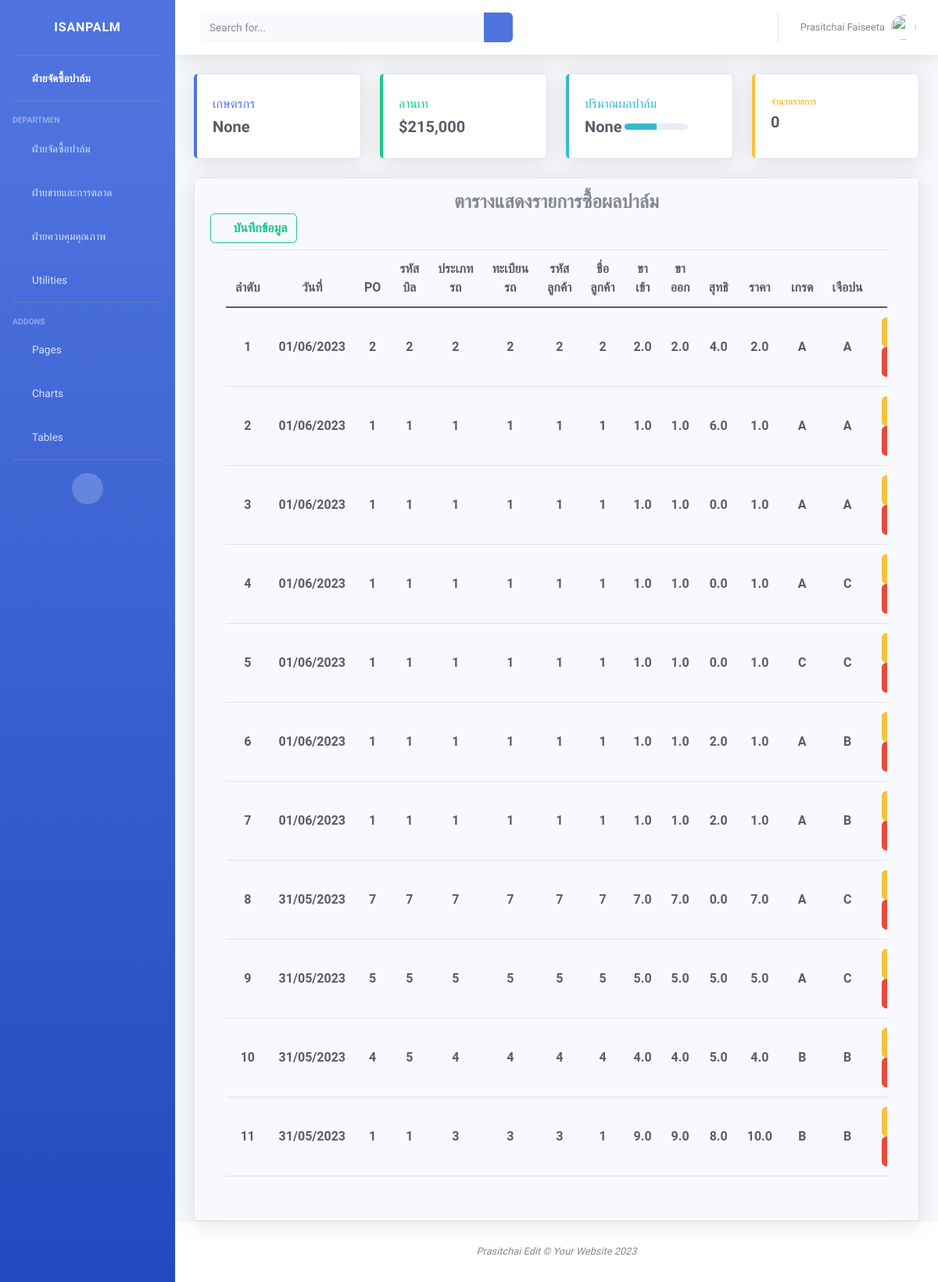
The app's page /rpo_po with its own data.
### myapp/models.py (models this page shows, shortened)
class Ffb(models.Model):
    poinvid = models.CharField(max_length=50)
    docudate = models.DateField(auto_now_add=True)
    billid = models.CharField(max_length=50)
    vendorcardid = models.CharField(max_length=50)
    typecarid = models.CharField(max_length=50)
    goodib = models.FloatField(default=0)
    goodob = models.FloatField(default=0)
    goodnet = models.FloatField(default=0)
    price1 = models.FloatField(default=0)
    amnt1 = models.FloatField(default=0)
    price2 = models.FloatField(default=0)
    amnt2 = models.FloatField(default=0)
    vendorcode = models.CharField(max_length=20)
    vendorname = models.CharField(max_length=100)
    statusbill = models.CharField(max_length=10, default='N', null=True)
    grade = models.CharField(max_length=10)
    impurity = models.CharField(max_length=5)
    scaler = models.CharField(max_length=5)
    docutype = models.IntegerField()

### myapp/views.py (the view)
# urls.py: path('rpo_po',views.rpo_po),
def rpo_po(request):
    all_ffb = Ffb.objects.all().order_by('-docudate','-billid')
    current_date = datetime.now().date()  # วันปัจจุบัน
    total_sum = Ffb.objects.filter(docudate=current_date).aggregate(sum=Sum('goodnet'))
    total_count = Ffb.objects.filter(docudate=current_date).count()
    return render(request,"palm/rpo_po.html",{"all_ffb":all_ffb,'total_sum': total_sum['sum'],'total_count': total_count})

### templates/palm/rpo_po.html (shortened to what this page needs)
{% extends "layouts/base.html" %}
{% block name %}
<div class="sidebar-brand-text mx-3">ISANPALM</div>
{% endblock %}
{% block Dashboard %}
<li class="nav-item active">
    <a class="nav-link" href="rpo_po">
    <i class="fas fa-fw fa-tachometer-alt"></i>
    <span>ฝ่ายจัดซื้อปาล์ม</span></a>
</li>
{% endblock Dashboard %}
{% block content %}
    <div class="row">
        <div class="col-xl-3 col-md-6 mb-4">
            <div class="card border-left-primary shadow h-100 py-2">
                <div class="card-body">
                    <div class="row no-gutters align-items-center">
                        <div class="col mr-2">
                            <div class="text-xs font-weight-bold text-primary text-uppercase mb-1">
                                <h6>เกษตรกร</h6></div>
                            <div class="h5 mb-0 font-weight-bold text-gray-800">
                                {{total_sum}}
                            </div>
                        </div>
                        <div class="col-auto">
                            <i class="fas fa-calendar fa-2x text-gray-300"></i>
                        </div>
                    </div>
                </div>
            </div>
        </div>
        <div class="col-xl-3 col-md-6 mb-4">
            <div class="card border-left-success shadow h-100 py-2">
                <div class="card-body">
                    <div class="row no-gutters align-items-center">
                        <div class="col mr-2">
                            <div class="text-xs font-weight-bold text-success text-uppercase mb-1">
                                <h6>ลานเท</h6></div>
                            <div class="h5 mb-0 font-weight-bold text-gray-800">$215,000</div>
                        </div>
                        <div class="col-auto">
                            <i class="fas fa-dollar-sign fa-2x text-gray-300"></i>
                        </div>
                    </div>
                </div>
            </div>
        </div>
        <div class="col-xl-3 col-md-6 mb-4">
            <div class="card border-left-info shadow h-100 py-2">
                <div class="card-body">
                    <div class="row no-gutters align-items-center">
                        <div class="col mr-1">
                            <div class="text-xs font-weight-bold text-info text-uppercase mb-1"><h6>ปริมาณผลปาล์ม</h6>
                            </div>
                            <div class="row no-gutters align-items-center">
                                <div class="col-auto">
                                    <div class="h5 mb-0 mr-1 font-weight-bold text-gray-800">{{total_sum}}</div>
                                </div>
                                <div class="col">
                                    <div class="progress progress-sm mr-2">
                                        <div class="progress-bar bg-info" role="progressbar"
                                            style="width: 50%" aria-valuenow="{{ total_sum }}"
                                            aria-valuemin="0" aria-valuemax="100"></div>
                                    </div>
                                </div>
                            </div>
                        </div>
                        <div class="col-auto">
                            <i class="fas fa-clipboard-list fa-2x text-gray-300"></i>
                        </div>
                    </div>
                </div>
            </div>
        </div>
        <div class="col-xl-3 col-md-6 mb-4">
            <div class="card border-left-warning shadow h-100 py-2">
                <div class="card-body">
                    <div class="row no-gutters align-items-center">
                        <div class="col mr-2">
                            <div class="text-xs font-weight-bold text-warning text-uppercase mb-1">จำนวนรายการ</div>
                            <div class="h5 mb-0 font-weight-bold text-gray-800">{{total_count}}</div>
                        </div>
                        <div class="col-auto">
                            <i class="fas fa-comments fa-2x text-gray-300"></i>
                        </div>
                    </div>
                </div>
            </div>
        </div>
        <div class="col-lg-12">
            <div class="card shadow">
                <div class="card-header py-3">
                    <div class="row d-flex">
                        <div class="col">
                            <h4 class="m-0 font-weight-bold text-center">ตารางแสดงรายการซื้อผลปาล์ม</h4>
                            <button class="btn btn-outline-success" data-toggle="modal" data-target="#add_ffb_Modal"><i class="fas fa-file-invoice"> บันทึกข้อมูล</i></button>
                        </div>
                    </div>
                    <div class="card-body py-2 ">
                        <div class="table-responsive">
                            <table class="table table-hover nowrap text-dark font-weight-bold" id="tb_PO" width="100%" cellspacing="0">
                                <thead>
                                    <tr>
                                        <th class="texe text-center">ลำดับ</th>
                                        <th class="texe text-center">วันที่</th>
                                        <th class="texe text-center">PO</th>
                                        <th class="texe text-center">รหัสบิล</th>
                                        <th class="texe text-center">ประเภทรถ</th>
                                        <th class="texe text-center">ทะเบียนรถ</th>
                                        <th class="texe text-center">รหัสลูกค้า</th>
                                        <th class="texe text-center">ชื่อลูกค้า</th>
                                        <th class="texe text-center">ขาเข้า</th>
                                        <th class="texe text-center">ขาออก</th>
                                        <th class="texe text-center">สุทธิ</th>
                                        <th class="texe text-center">ราคา</th>
                                        <th class="texe text-center">เกรด</th>
                                        <th class="texe text-center">เจือปน</th>
                                        <th colspan="2"class="texe text-center">เพิ่มเติม</th>
                                    </tr>
                                </thead>
                                <tbody>
                                    {% for ffb in all_ffb %}
                                    <tr>
                                        <th scope="row" class="texe text-center align-middle">{{ forloop.counter }}</th>
                                        <td class="texe text-center align-middle">{{ ffb.docudate|date:"d/m/Y" }}</td>
                                        <td class="texe text-center align-middle">{{ffb.poinvid}}</td>
                                        <td class="texe text-center align-middle">{{ffb.billid}}</td>
                                        <td class="texe text-center align-middle">{{ffb.typecarid}}</td>
                                        <td class="texe text-center align-middle">{{ffb.vendorcardid}}</td>
                                        <td class="texe text-center align-middle">{{ffb.vendorcode}}</td>
                                        <td class="texe text-center align-middle">{{ffb.vendorname}}</td>
                                        <td class="texe text-center align-middle">{{ffb.goodib}}</td>
                                        <td class="texe text-center align-middle">{{ffb.goodob}}</td>
                                        <td class="texe text-center align-middle">{{ffb.goodnet}}</td>
                                        <td class="texe text-center align-middle">{{ffb.price1}}</td>
                                        <td class="texe text-center align-middle">{{ffb.grade}}</td>
                                        <td class="texe text-center align-middle">{{ffb.impurity}}</td>
                                        <td class="texe text-center align-middle"><button class="btn btn-warning" data-toggle="modal" data-target="#edit_ffb_Modal{{ffb.id}}"></button>
                                            <a class=" btn btn-danger far fa-trash-alt" href="delete_f/{{ffb.id}}"
                                            onclick="return confirm('คุณต้องการลบข้อมูล {{ffb.id}} หรือไม่ ?')"
                                            ></a>
                                        </td>
                                      </tr>
                                     {% include 'palm/edit_rpo_po.html' %}
                                    {% endfor %}
                                </tbody>
                            </table>
                        </div>
                    </div>
                </div>
            </div>
        </div>
    </div>
{% endblock %}

### templates/palm/edit_rpo_po.html (shortened to what this page needs)
{% extends "palm/add_rpo_po.html" %}
{% block modal-id %} id="edit_ffb_Modal{{ffb.id}}" {% endblock modal-id %} data-backdrop
{% block modal-title %}<i calss="fas fa-plus">&nbsp;&nbsp; Edit  {% endblock modal-title %}

### templates/layouts/base.html (style rules this page uses)
tr { font-family: 'Roboto', sans-serif; }
span { font-family:'Prompt', sans-serif; }
h1,h2,h3,h5,h6 { font-family:'Prompt', sans-serif; }
div { font-family:'Prompt', sans-serif; }
body { font-family:'Prompt', sans-serif; }
i { font-family:'Prompt', sans-serif; }
a { font-family:'Prompt', sans-serif; }

### records on screen
Ffb: docudate "01/06/2023", poinvid "2", billid "2", typecarid "2", vendorcardid "2", vendorcode "2", vendorname "2", goodib "2.0", goodob "2.0", goodnet "4.0", price1 "2.0", grade "A", impurity "A"
Ffb: docudate "01/06/2023", poinvid "1", billid "1", typecarid "1", vendorcardid "1", vendorcode "1", vendorname "1", goodib "1.0", goodob "1.0", goodnet "6.0", price1 "1.0", grade "A", impurity "A"
Ffb: docudate "01/06/2023", poinvid "1", billid "1", typecarid "1", vendorcardid "1", vendorcode "1", vendorname "1", goodib "1.0", goodob "1.0", goodnet "0.0", price1 "1.0", grade "A", impurity "A"
Ffb: docudate "01/06/2023", poinvid "1", billid "1", typecarid "1", vendorcardid "1", vendorcode "1", vendorname "1", goodib "1.0", goodob "1.0", goodnet "0.0", price1 "1.0", grade "A", impurity "C"
Ffb: docudate "01/06/2023", poinvid "1", billid "1", typecarid "1", vendorcardid "1", vendorcode "1", vendorname "1", goodib "1.0", goodob "1.0", goodnet "0.0", price1 "1.0", grade "C", impurity "C"
Ffb: docudate "01/06/2023", poinvid "1", billid "1", typecarid "1", vendorcardid "1", vendorcode "1", vendorname "1", goodib "1.0", goodob "1.0", goodnet "2.0", price1 "1.0", grade "A", impurity "B"
Ffb: docudate "01/06/2023", poinvid "1", billid "1", typecarid "1", vendorcardid "1", vendorcode "1", vendorname "1", goodib "1.0", goodob "1.0", goodnet "2.0", price1 "1.0", grade "A", impurity "B"
Ffb: docudate "31/05/2023", poinvid "7", billid "7", typecarid "7", vendorcardid "7", vendorcode "7", vendorname "7", goodib "7.0", goodob "7.0", goodnet "0.0", price1 "7.0", grade "A", impurity "C"
Ffb: docudate "31/05/2023", poinvid "5", billid "5", typecarid "5", vendorcardid "5", vendorcode "5", vendorname "5", goodib "5.0", goodob "5.0", goodnet "5.0", price1 "5.0", grade "A", impurity "C"
Ffb: docudate "31/05/2023", poinvid "4", billid "5", typecarid "4", vendorcardid "4", vendorcode "4", vendorname "4", goodib "4.0", goodob "4.0", goodnet "5.0", price1 "4.0", grade "B", impurity "B"
Ffb: docudate "31/05/2023", poinvid "1", billid "1", typecarid "3", vendorcardid "3", vendorcode "3", vendorname "1", goodib "9.0", goodob "9.0", goodnet "8.0", price1 "10.0", grade "B", impurity "B"

### other values on screen
{{ total_sum }} "None"
{{ total_count }} "0"
